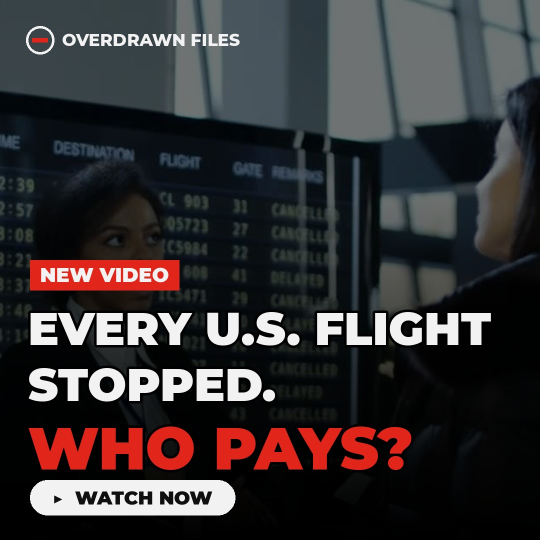
#> input picture overdrawn-files/video-ground-stop-faa/entrega/Overdrawn Files - Ground Stop EUA - POST COMUNIDADE.jpg, 1080 x 1080 px, given in place of fr_angry_16.jpg, which was not available (shown at 1/2 size)
$ python thumb_post.py
#> lines starting #> are read from the running program, lines starting #| are printed output that depends on the picture
### overdrawn-files/video-ground-stop-faa/motor.py
"""Motor de animação do Overdrawn Files: fundo em vídeo + camada de gráficos desenhada quadro a quadro."""
import math, subprocess, os
from functools import lru_cache
from PIL import Image, ImageDraw, ImageFont, ImageFilter

W, H, FPS = 1920, 1080, 30
RED = (225, 37, 27)
WHITE = (242, 242, 242)
GREY = (160, 166, 172)
DARK = (11, 13, 16)
AMBER = (242, 183, 5)
KIT = "/home/user/next-netlify-starter/edicao-video/assets/fonts"
INTER = "/usr/share/fonts/opentype/inter"


@lru_cache(None)
def F(name, size):
    p = {
        "black": f"{KIT}/Montserrat-Black.ttf",
        "xbold": f"{KIT}/Montserrat-ExtraBold.ttf",
        "bold": f"{INTER}/Inter-Bold.otf",
        "semi": f"{INTER}/Inter-SemiBold.otf",
        "med": f"{INTER}/Inter-Medium.otf",
        "serif": f"{KIT}/DMSerifDisplay-Regular.ttf",
        "mono": "/usr/share/fonts/truetype/dejavu/DejaVuSansMono-Bold.ttf",
    }[name]
    return ImageFont.truetype(p, size)


def clamp(x, a=0.0, b=1.0):
    return max(a, min(b, x))


def eo(x):  # ease out cubic
    x = clamp(x)
    return 1 - (1 - x) ** 3


def eio(x):
    x = clamp(x)
    return 3 * x * x - 2 * x * x * x


def prog(t, t0, dur=0.5):
    return eo((t - t0) / dur)


def col(c, a):
    return (c[0], c[1], c[2], int(255 * clamp(a)))


def tw(text, font):
    b = font.getbbox(text)
    return b[2] - b[0]


# [22 lines left out: functions text, rise, rect, not called in this run]


def panel(img, box, a=0.78, r=18):
    rect(img, box, DARK, a, r)


def counter_str(v, fmt):
    return fmt.format(v)


def count(t, t0, dur, target):
    p = eo((t - t0) / dur)
    return target * p


# [28 lines left out: functions stamp, sweep, not called in this run]


def bug(img):
    logo(img, 70, 62, 22, a=0.9)
    text(img, "OVERDRAWN FILES", F("xbold", 22), 104, 62, WHITE, 0.85, "lm")


def logo(img, cx, cy, r, a=1.0, width=None):
    d = ImageDraw.Draw(img)
    width = width or max(3, r // 6)
    d.ellipse((cx - r, cy - r, cx + r, cy + r), outline=col(WHITE, a), width=width)
    d.rectangle((cx - r * 0.55, cy - width * 0.8, cx + r * 0.55, cy + width * 0.8), fill=col(RED, a))


def progress_bar(img, gt, total):
    rect(img, (0, H - 8, W, H), (40, 40, 40), 0.6)
    rect(img, (0, H - 8, int(W * gt / total), H), RED, 1.0)


def source(img, s, t, t0=0.6):
    p = prog(t, t0, 0.5)
    text(img, s.upper(), F("semi", 22), 70, H - 58, GREY, p * 0.9, "lm")


# [10 lines left out: function kicker, not called in this run]


def bar(img, x, y, w, h, frac, color=RED, bg=(60, 60, 60), a=1.0):
    rect(img, (x, y, x + w, y + h), bg, 0.55 * a)
    rect(img, (x, y, x + int(w * clamp(frac)), y + h), color, a)


# [93 lines left out: functions cross, arrow, wrap, quote, bg_cmd, render_scene, not called in this run]

### overdrawn-files/video-ground-stop-faa/thumb_post.py
import sys
sys.path.insert(0, '.')
from motor import F, RED, WHITE, logo, tw
from PIL import Image, ImageDraw, ImageEnhance
S = '/tmp/claude-0/-home-user-next-netlify-starter/6f39d91d-c3da-569d-877d-3efa63008be2/scratchpad/'
TW, TH = 1280, 720
im = Image.open(S + 'fr_angry_16.jpg').convert('RGB')
#> im is the input picture: PIL image 1080x1080 RGB; mean R, G, B 53.9, 49.9, 51.4
s = max(TW / im.width, TH / im.height) * 1.18
im = im.resize((int(im.width * s), int(im.height * s)))
#> im: PIL image 1510x1510 RGB
x = int((im.width - TW) * 0.75); y = int((im.height - TH) * 0.3)
im = im.crop((x, y, x + TW, y + TH))
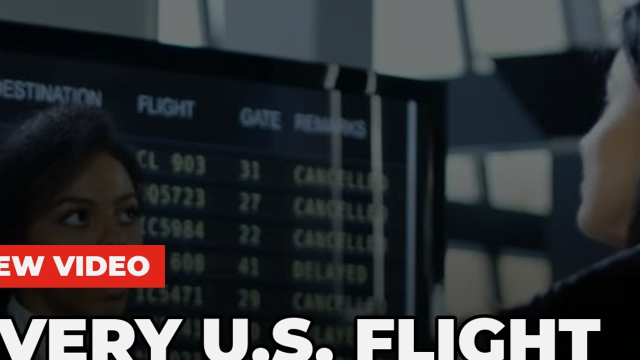
#> im: PIL image 1280x720 RGB (shown at 1/2 size); mean R, G, B 51.3, 52.3, 54.7
im = ImageEnhance.Brightness(im).enhance(0.5).convert('RGBA')
#> im: PIL image 1280x720 RGBA
# escurece de baixo para cima e da esquerda, como no post
g = Image.new('L', (TW, TH))
#> g: PIL image 1280x720 L; every value is 0
px = g.load()
for yy in range(TH):
    for xx in range(0, TW, 4):
        v = max(0, (yy - 180) / 540) * 0.75 + max(0, (700 - xx) / 700) * 0.55
        for k in range(4):
            if xx + k < TW: px[xx + k, yy] = int(255 * min(0.95, v))
sh = Image.new('RGBA', (TW, TH), (0, 0, 0, 255)); sh.putalpha(g); im.alpha_composite(sh)
#> after `sh.putalpha(g)`:
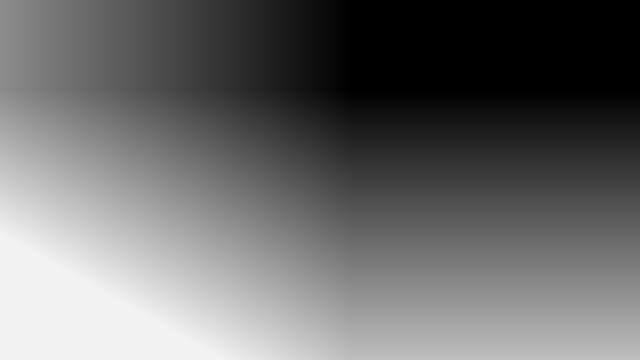
#> g: PIL image 1280x720 L (shown at 1/2 size); min 0, max 242, mean 107.9
#> after `sh.putalpha(g)`:
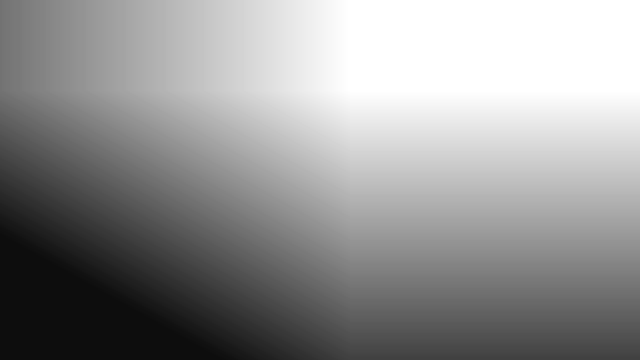
#> sh: PIL image 1280x720 RGBA (shown at 1/2 size); mean R, G, B, A 0, 0, 0, 107.9; transparent parts drawn white
#> after `im.alpha_composite(sh)`:
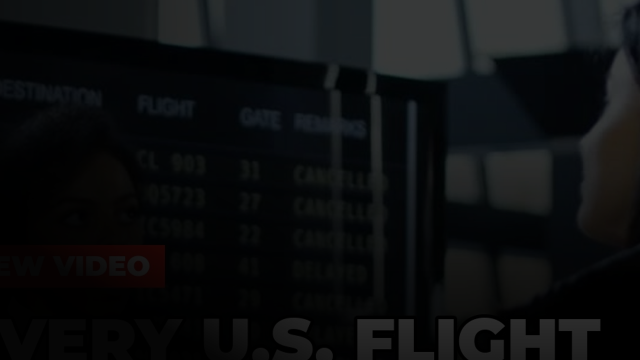
#> im: PIL image 1280x720 RGBA (shown at 1/2 size); mean R, G, B, A 12.6, 14.3, 15.3, 255
d = ImageDraw.Draw(im)
logo(im, 66, 62, 26, 1, 5); d.text((106, 62), 'OVERDRAWN FILES', font=F('xbold', 30), fill=WHITE, anchor='lm')
tag = 'USA · NOV 13'
d.rectangle((52, 250, 52 + tw(tag, F('black', 38)) + 40, 308), fill=RED)
d.text((72, 279), tag, font=F('black', 38), fill=WHITE, anchor='lm')
d.text((48, 322), 'EVERY U.S. FLIGHT', font=F('black', 96), fill=WHITE, stroke_width=5, stroke_fill=(0, 0, 0))
d.text((48, 425), 'STOPPED.', font=F('black', 96), fill=WHITE, stroke_width=5, stroke_fill=(0, 0, 0))
d.text((48, 528), 'WHO PAYS?', font=F('black', 132), fill=RED, stroke_width=6, stroke_fill=(0, 0, 0))
im.convert('RGB').save('entrega/Overdrawn Files - Ground Stop EUA - THUMB 4 ESTILO POST.jpg', quality=92)
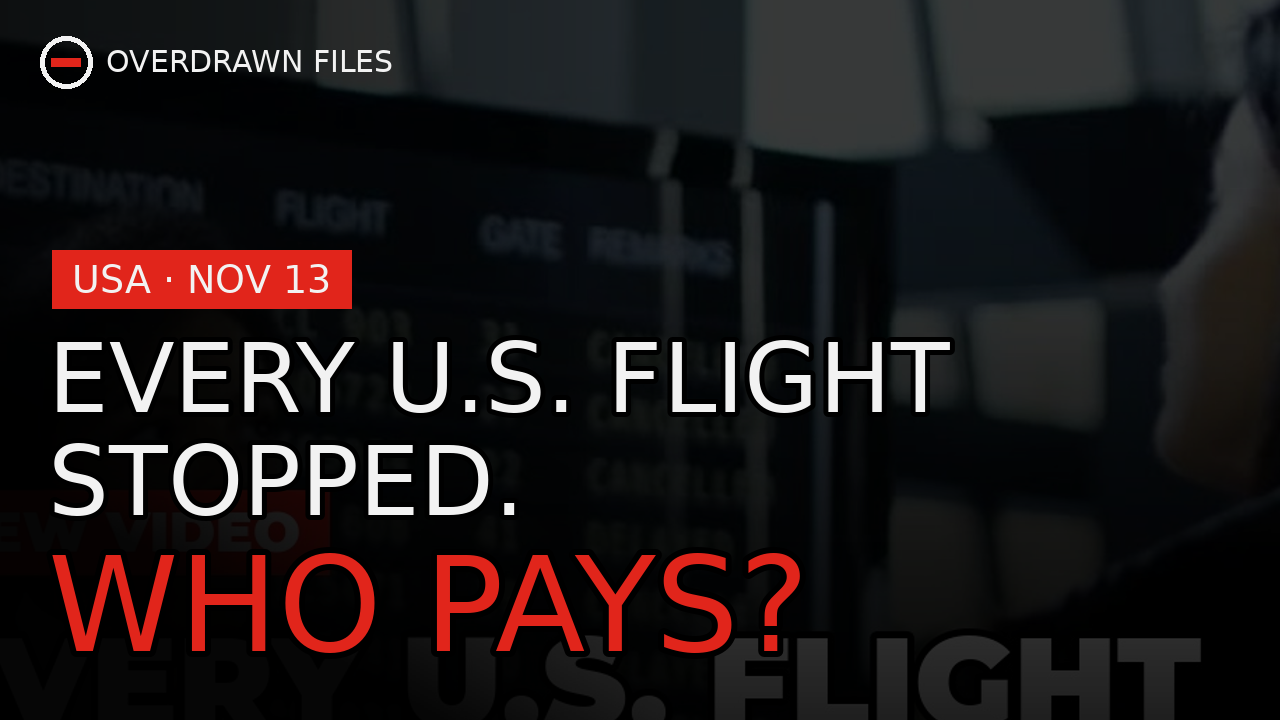
#> saved as Overdrawn Files - Ground Stop EUA - THUMB 4 ESTILO POST.jpg: PIL image 1280x720 RGB; mean R, G, B 29.8, 23.5, 24.1
print('ok')

$ run again, on overdrawn-files/video-ground-stop-faa/entrega/Overdrawn Files - Ground Stop EUA - THUMB 1 PRINCIPAL.jpg
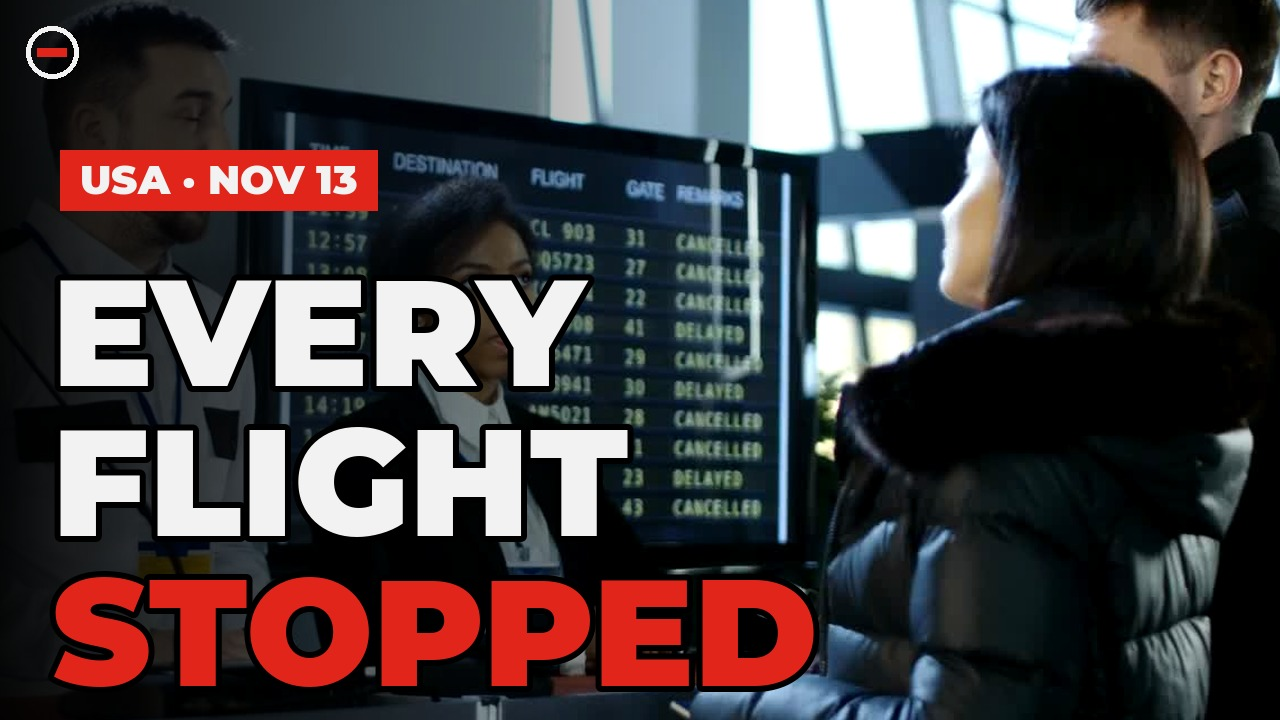
#> input picture overdrawn-files/video-ground-stop-faa/entrega/Overdrawn Files - Ground Stop EUA - THUMB 1 PRINCIPAL.jpg, 1280 x 720 px, given in place of fr_angry_16.jpg, which was not available
#> im is the input picture: PIL image 1280x720 RGB; mean R, G, B 72.9, 65.7, 67.8
#> `im = im.crop((x, y, x + TW, y + TH))`:
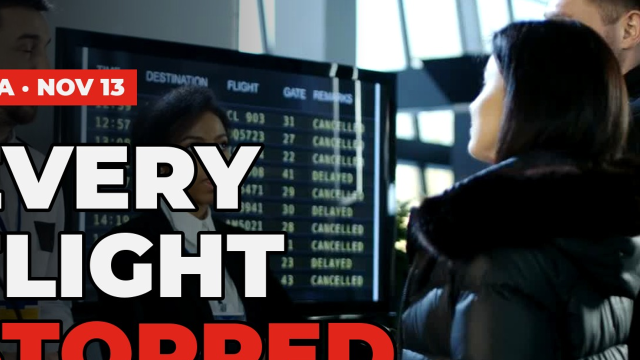
#> im: PIL image 1280x720 RGB (shown at 1/2 size); mean R, G, B 74.9, 71.1, 73.6
#> `im.convert('RGB').save('entrega/Overdrawn Files - Ground Stop EUA - TH..`:
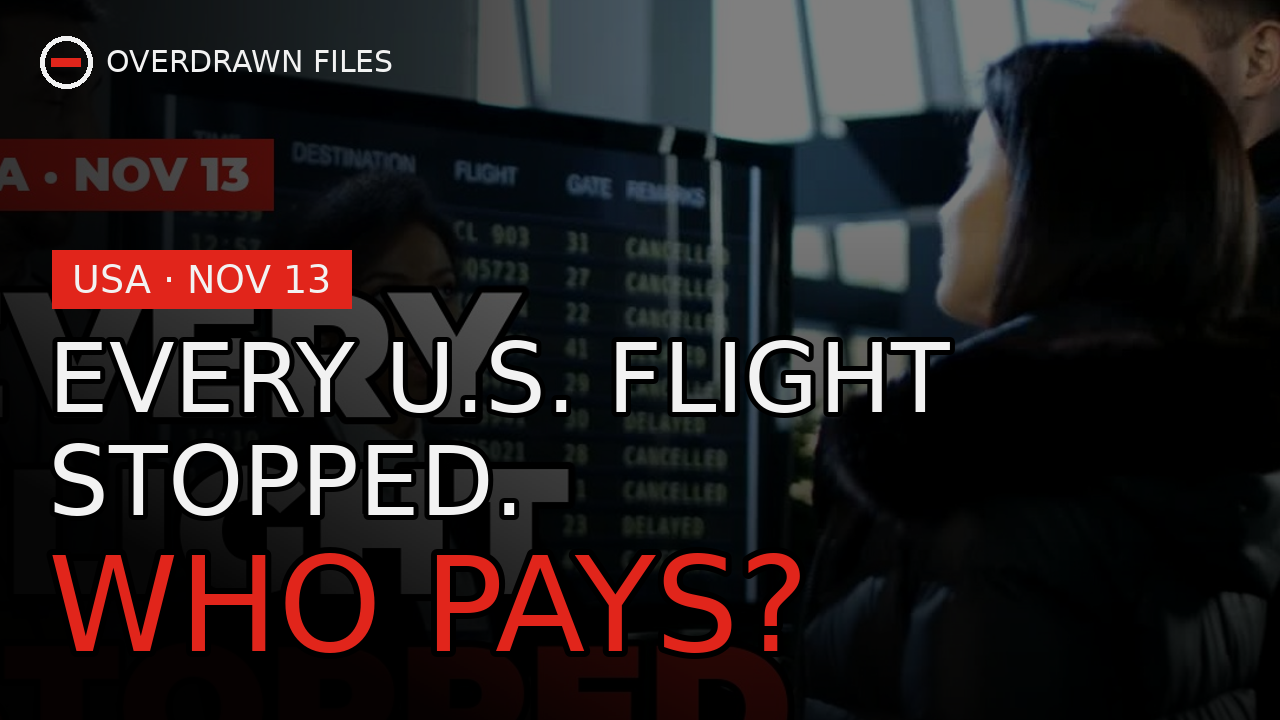
#> saved as Overdrawn Files - Ground Stop EUA - THUMB 4 ESTILO POST.jpg: PIL image 1280x720 RGB; mean R, G, B 36.5, 29.7, 30.3

$ run again, on overdrawn-files/video-ground-stop-faa/entrega/Overdrawn Files - Ground Stop EUA - THUMB 2 TESTE AB.jpg
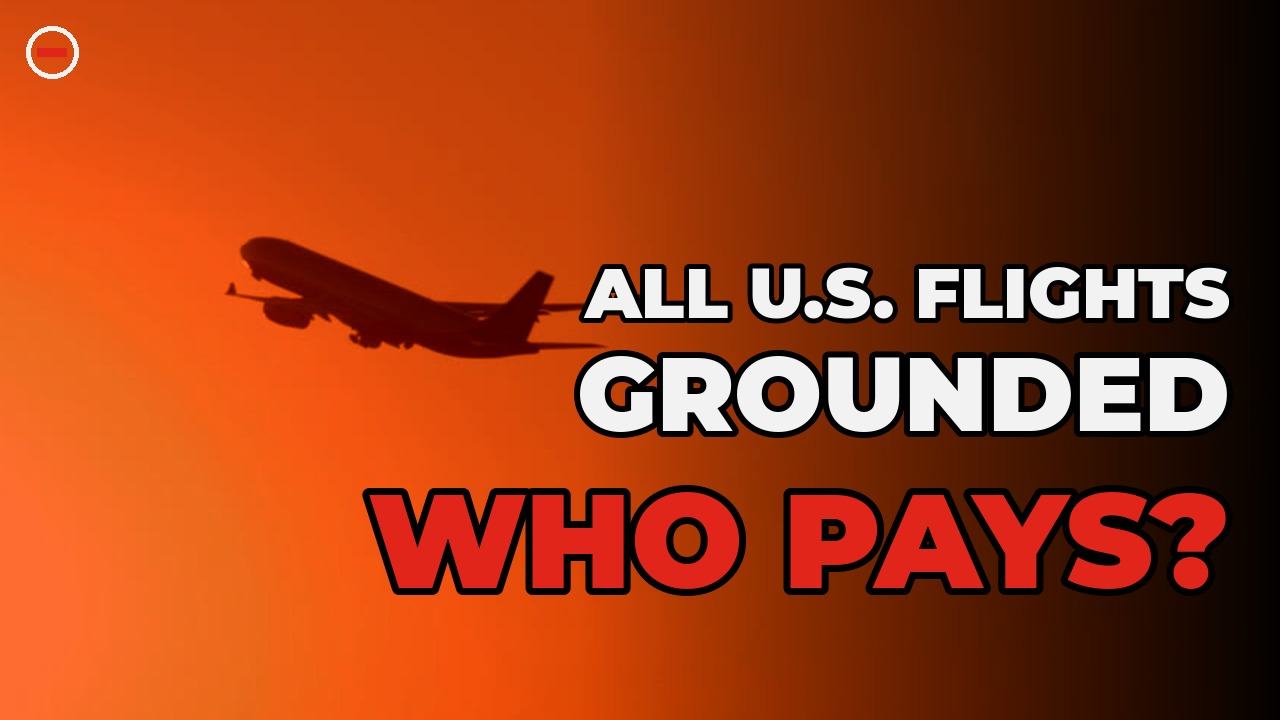
#> input picture overdrawn-files/video-ground-stop-faa/entrega/Overdrawn Files - Ground Stop EUA - THUMB 2 TESTE AB.jpg, 1280 x 720 px, given in place of fr_angry_16.jpg, which was not available
#> im is the input picture: PIL image 1280x720 RGB; mean R, G, B 158.8, 62.4, 23.3
#> `im = ImageEnhance.Brightness(im).enhance(0.5).convert('RGBA')`:
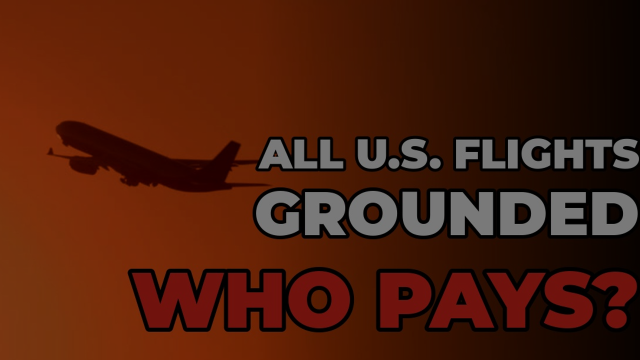
#> im: PIL image 1280x720 RGBA (shown at 1/2 size); mean R, G, B, A 77.1, 30.6, 12.9, 255
#> `im.convert('RGB').save('entrega/Overdrawn Files - Ground Stop EUA - TH..`:
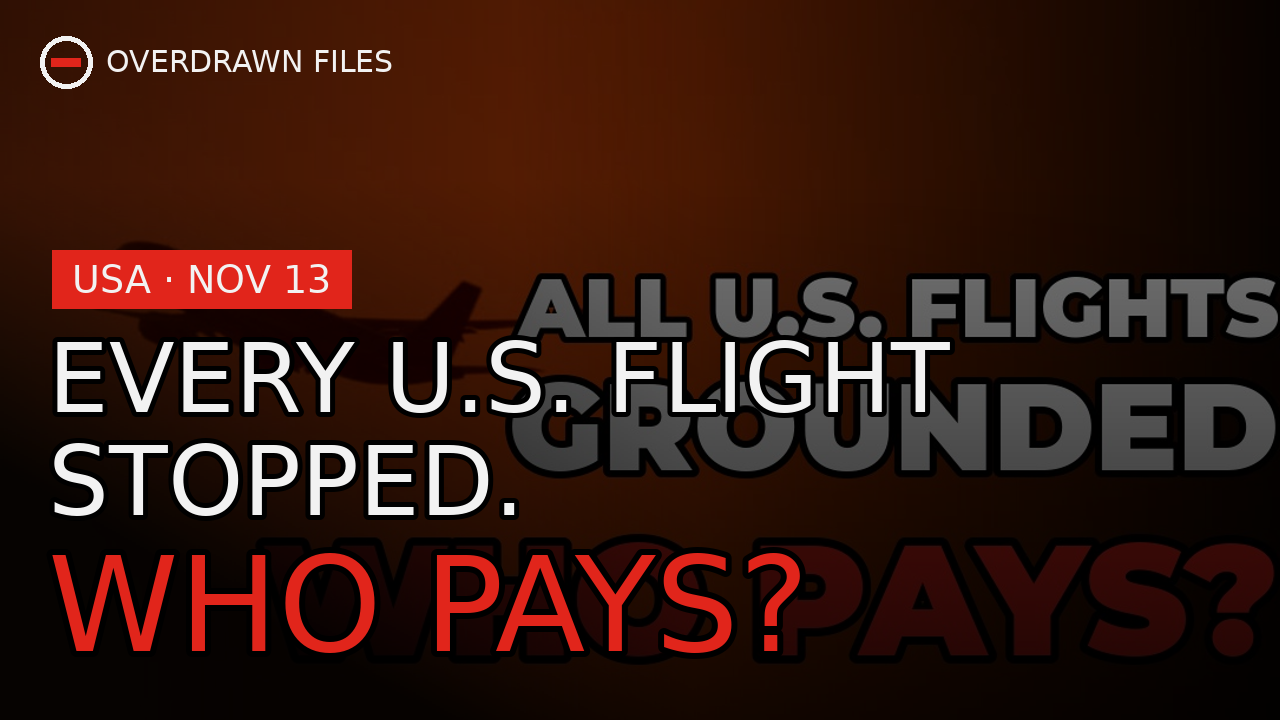
#> saved as Overdrawn Files - Ground Stop EUA - THUMB 4 ESTILO POST.jpg: PIL image 1280x720 RGB; mean R, G, B 52.8, 25, 16.6
